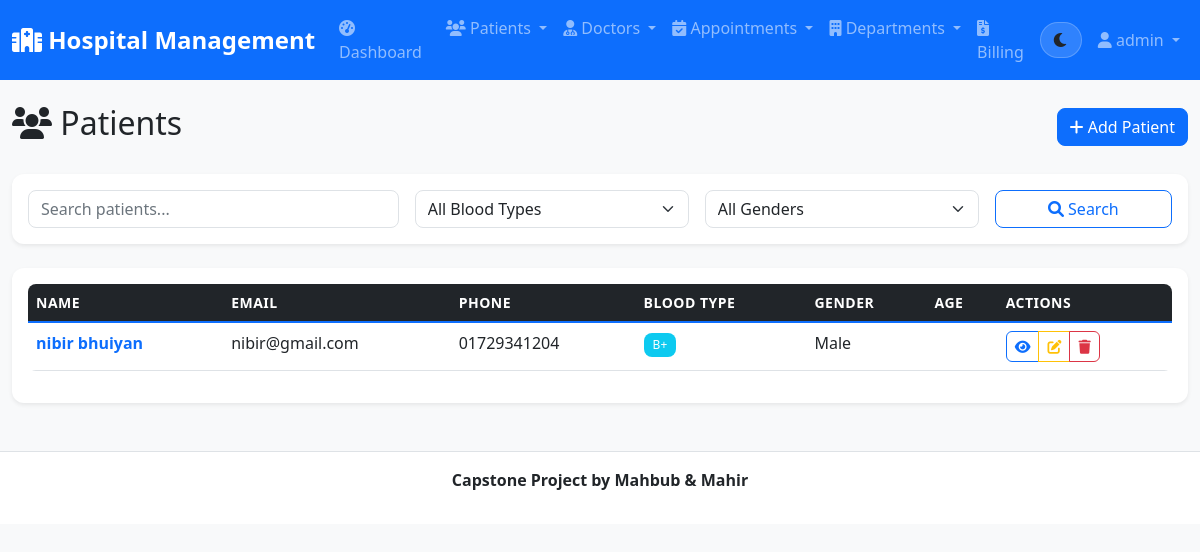
The app's page /patients/ (signed in), older data.
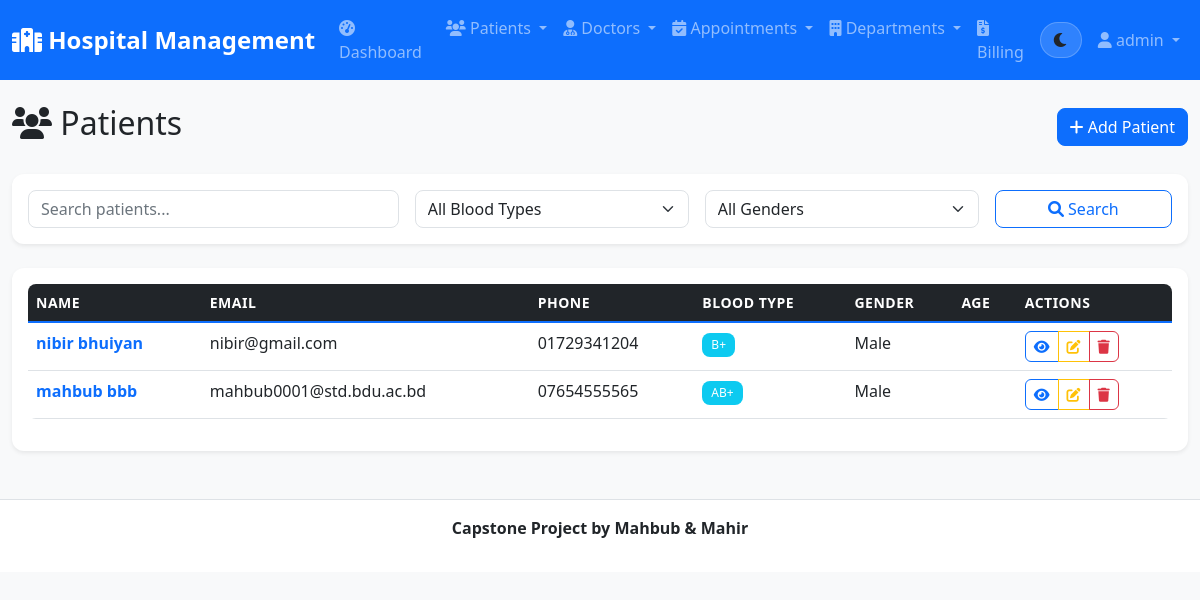
The same page, newer data.
### hospital_app/models.py (models this page shows, shortened)
class Patient(models.Model):
    GENDER_CHOICES = [
        ('M', 'Male'),
        ('F', 'Female'),
        ('O', 'Other'),
    ]
    BLOOD_TYPE_CHOICES = [
        ('A+', 'A+'),
        ('A-', 'A-'),
        ('B+', 'B+'),
        ('B-', 'B-'),
        ('AB+', 'AB+'),
        ('AB-', 'AB-'),
        ('O+', 'O+'),
        ('O-', 'O-'),
    ]
    first_name = models.CharField(max_length=50)
    last_name = models.CharField(max_length=50)
    email = models.EmailField(unique=True)
    phone = models.CharField(max_length=20)
    date_of_birth = models.DateField()
    gender = models.CharField(max_length=1, choices=GENDER_CHOICES)
    blood_type = models.CharField(max_length=3, choices=BLOOD_TYPE_CHOICES)
    address = models.TextField()
    emergency_contact = models.CharField(max_length=100)
    emergency_phone = models.CharField(max_length=20)
    medical_history = models.TextField(blank=True)
    allergies = models.TextField(blank=True)
    created_at = models.DateTimeField(auto_now_add=True)
    updated_at = models.DateTimeField(auto_now=True)
    @property
    def full_name(self):
        return f"{self.first_name} {self.last_name}"

### hospital_app/views.py (the view)
# urls.py: path('patients/', views.patient_list, name='patient_list'),
@login_required
def patient_list(request):
    patients = Patient.objects.all()
    return render(request, 'hospital/patient_list.html', {'patients': patients})

### hospital/templates/hospital/patient_list.html (shortened to what this page needs)
{% extends 'base.html' %}
{% block content %}
<div class="d-flex justify-content-between align-items-center mb-4">
    <h2><i class="fas fa-users"></i> Patients</h2>
    <a href="{% url 'patient_create' %}" class="btn btn-primary">
        <i class="fas fa-plus"></i> Add Patient
    </a>
</div>
<div class="card mb-4">
    <div class="card-body">
        <form method="get" class="row g-3">
            <div class="col-md-4">
                <input type="text" class="form-control" name="search" placeholder="Search patients..." value="{{ request.GET.search }}">
            </div>
            <div class="col-md-3">
                <select class="form-select" name="blood_type">
                    <option value="">All Blood Types</option>
                </select>
            </div>
            <div class="col-md-3">
                <select class="form-select" name="gender">
                    <option value="">All Genders</option>
                </select>
            </div>
            <div class="col-md-2">
                <button type="submit" class="btn btn-outline-primary w-100">
                    <i class="fas fa-search"></i> Search
                </button>
            </div>
        </form>
    </div>
</div>
<div class="card">
    <div class="card-body">
        {% if patients %}
        <div class="table-responsive">
            <table class="table table-hover">
                <thead class="table-dark">
                    <tr>
                        <th>Name</th>
                        <th>Email</th>
                        <th>Phone</th>
                        <th>Blood Type</th>
                        <th>Gender</th>
                        <th>Age</th>
                        <th>Actions</th>
                    </tr>
                </thead>
                <tbody>
                    {% for patient in patients %}
                    <tr>
                        <td>
                            <a href="{% url 'patient_detail' patient.pk %}" class="text-decoration-none">
                                <strong>{{ patient.full_name }}</strong>
                            </a>
                        </td>
                        <td>{{ patient.email }}</td>
                        <td>{{ patient.phone }}</td>
                        <td><span class="badge bg-info">{{ patient.get_blood_type_display }}</span></td>
                        <td>{{ patient.get_gender_display }}</td>
                        <td>{{ patient.age }}</td>
                        <td>
                            <div class="btn-group" role="group">
                                <a href="{% url 'patient_detail' patient.pk %}" class="btn btn-sm btn-outline-primary" title="View">
                                    <i class="fas fa-eye"></i>
                                </a>
                                <a href="{% url 'patient_update' patient.pk %}" class="btn btn-sm btn-outline-warning" title="Edit">
                                    <i class="fas fa-edit"></i>
                                </a>
                                <a href="{% url 'patient_delete' patient.pk %}" class="btn btn-sm btn-outline-danger" title="Delete">
                                    <i class="fas fa-trash"></i>
                                </a>
                            </div>
                        </td>
                    </tr>
                    {% endfor %}
                </tbody>
            </table>
        </div>
        {% endif %}
    </div>
</div>
{% endblock %}

Row changes from the older to the newer data that the page shows:
added Patient: full_name "mahbub bbb", email "mahbub0001@std.bdu.ac.bd", phone "07654555565", blood_type "AB+", gender "Male"
